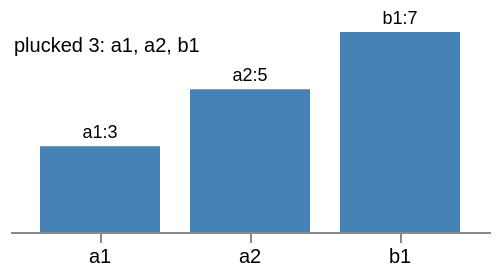

Source (Vega-Lite JSON):
### Vega specification from a JSON file in a GitHub repository (floating-point values rounded to 4 significant figures)
{"$schema": "https://vega.github.io/schema/vega/v6.json", "description": "A dataset concatenating two sources, and a signal plucking one column out of it.", "width": 240, "height": 100, "padding": 5, "signals": [{"name": "names", "update": "pluck(data('both'), 'k')"}, {"name": "widest", "update": "length(pluck(data('both'), 'v'))"}], "data": [{"name": "left", "values": [{"k": "a1", "v": 3}, {"k": "a2", "v": 5}]}, {"name": "right", "values": [{"k": "b1", "v": 7}]}, {"name": "both", "source": ["left", "right"], "transform": [{"type": "formula", "as": "label", "expr": "datum.k + ':' + datum.v"}]}], "scales": [{"name": "x", "type": "band", "domain": {"data": "both", "field": "k"}, "range": "width", "padding": 0.2}, {"name": "y", "type": "linear", "domain": {"data": "both", "field": "v"}, "range": "height", "nice": true}], "axes": [{"orient": "bottom", "scale": "x"}], "marks": [{"type": "rect", "from": {"data": "both"}, "encode": {"enter": {"x": {"scale": "x", "field": "k"}, "width": {"scale": "x", "band": 1}, "y": {"scale": "y", "field": "v"}, "y2": {"scale": "y", "value": 0}, "fill": {"value": "steelblue"}}}}, {"type": "text", "from": {"data": "both"}, "encode": {"enter": {"x": {"scale": "x", "field": "k", "band": 0.5}, "y": {"scale": "y", "field": "v", "offset": -4}, "text": {"field": "label"}, "align": {"value": "center"}, "fontSize": {"value": 9}}}}, {"type": "text", "encode": {"enter": {"x": {"value": 2}, "y": {"value": 10}, "text": {"signal": "'plucked ' + widest + ': ' + join(names, ', ')"}, "fontSize": {"value": 10}}}}]}
